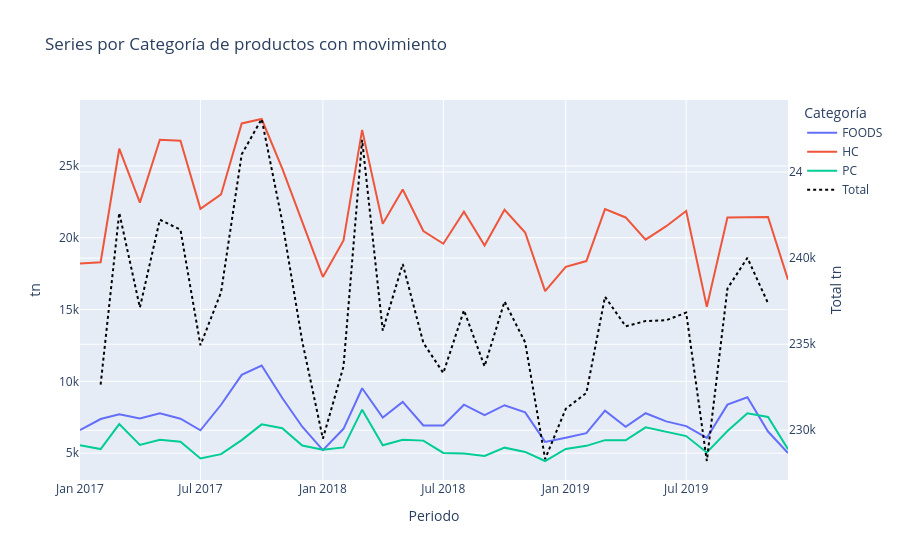

The notebook cell this image was saved under:
### Code cell
fig = px.line(cat_series_mov, x="periodo_dt", y=cat_series_mov.columns[1:-2], labels={"value": "tn", "variable": "Categoría"}, title="Series por Categoría de productos con movimiento")
fig.update_layout(
  yaxis_title="tn",
  xaxis_title="Periodo",
  yaxis2=dict(
    title="Total tn",
    overlaying="y",
    side="right"
  )
)
fig.add_scatter(
  x=cat_series_mov["periodo_dt"],
  y=cat_series_mov["total"],
  mode="lines",
  name="Total",
  yaxis="y2",
  line=dict(color="black", dash="dot")
)
fig.show()

### Figure 1 — Plotly figure (JSON) as saved in the notebook; plotly's stock layout.template omitted (floating-point values rounded to 4 significant figures)
{"data": [{"hovertemplate": "Categoría=FOODS<br>periodo_dt=%{x}<br>tn=%{y}<extra></extra>", "legendgroup": "FOODS", "line": {"color": "#636efa", "dash": "solid"}, "marker": {"symbol": "circle"}, "mode": "lines", "name": "FOODS", "orientation": "v", "showlegend": true, "type": "scatter", "x": ["2017-01-01", "2017-02-01", "2017-03-01", "2017-04-01", "2017-05-01", "2017-06-01", "2017-07-01", "2017-08-01", "2017-09-01", "2017-10-01", "2017-11-01", "2017-12-01", "2018-01-01", "2018-02-01", "2018-03-01", "2018-04-01", "2018-05-01", "2018-06-01", "2018-07-01", "2018-08-01", "2018-09-01", "2018-10-01", "2018-11-01", "2018-12-01", "2019-01-01", "2019-02-01", "2019-03-01", "2019-04-01", "2019-05-01", "2019-06-01", "2019-07-01", "2019-08-01", "2019-09-01", "2019-10-01", "2019-11-01", "2019-12-01"], "xaxis": "x", "y": [6609.0, 7377.0, 7708.0, 7416.0, 7768.0, 7395.0, 6591.0, 8368.0, 10450.0, 11100.0, 8839.0, 6838.0, 5212.0, 6692.0, 9521.0, 7473.0, 8565.0, 6930.0, 6924.0, 8371.0, 7642.0, 8337.0, 7841.0, 5780.0, 6076.0, 6387.0, 7954.0, 6835.0, 7778.0, 7210.0, 6884.0, 6063.0, 8375.0, 8894.0, 6503.0, 5003.0], "yaxis": "y"}, {"hovertemplate": "Categoría=HC<br>periodo_dt=%{x}<br>tn=%{y}<extra></extra>", "legendgroup": "HC", "line": {"color": "#EF553B", "dash": "solid"}, "marker": {"symbol": "circle"}, "mode": "lines", "name": "HC", "orientation": "v", "showlegend": true, "type": "scatter", "x": ["2017-01-01", "2017-02-01", "2017-03-01", "2017-04-01", "2017-05-01", "2017-06-01", "2017-07-01", "2017-08-01", "2017-09-01", "2017-10-01", "2017-11-01", "2017-12-01", "2018-01-01", "2018-02-01", "2018-03-01", "2018-04-01", "2018-05-01", "2018-06-01", "2018-07-01", "2018-08-01", "2018-09-01", "2018-10-01", "2018-11-01", "2018-12-01", "2019-01-01", "2019-02-01", "2019-03-01", "2019-04-01", "2019-05-01", "2019-06-01", "2019-07-01", "2019-08-01", "2019-09-01", "2019-10-01", "2019-11-01", "2019-12-01"], "xaxis": "x", "y": [18220.0, 18300.0, 26200.0, 22440.0, 26830.0, 26760.0, 22020.0, 23020.0, 27960.0, 28270.0, 24820.0, 21080.0, 17270.0, 19810.0, 27520.0, 20970.0, 23360.0, 20470.0, 19580.0, 21820.0, 19460.0, 21950.0, 20370.0, 16280.0, 17970.0, 18380.0, 22000.0, 21410.0, 19860.0, 20810.0, 21860.0, 15200.0, 21420.0, 21430.0, 21450.0, 17080.0], "yaxis": "y"}, {"hovertemplate": "Categoría=PC<br>periodo_dt=%{x}<br>tn=%{y}<extra></extra>", "legendgroup": "PC", "line": {"color": "#00cc96", "dash": "solid"}, "marker": {"symbol": "circle"}, "mode": "lines", "name": "PC", "orientation": "v", "showlegend": true, "type": "scatter", "x": ["2017-01-01", "2017-02-01", "2017-03-01", "2017-04-01", "2017-05-01", "2017-06-01", "2017-07-01", "2017-08-01", "2017-09-01", "2017-10-01", "2017-11-01", "2017-12-01", "2018-01-01", "2018-02-01", "2018-03-01", "2018-04-01", "2018-05-01", "2018-06-01", "2018-07-01", "2018-08-01", "2018-09-01", "2018-10-01", "2018-11-01", "2018-12-01", "2019-01-01", "2019-02-01", "2019-03-01", "2019-04-01", "2019-05-01", "2019-06-01", "2019-07-01", "2019-08-01", "2019-09-01", "2019-10-01", "2019-11-01", "2019-12-01"], "xaxis": "x", "y": [5549.0, 5280.0, 7024.0, 5569.0, 5933.0, 5788.0, 4627.0, 4928.0, 5906.0, 7002.0, 6738.0, 5534.0, 5232.0, 5400.0, 8027.0, 5546.0, 5928.0, 5871.0, 5011.0, 4973.0, 4801.0, 5381.0, 5083.0, 4451.0, 5295.0, 5506.0, 5903.0, 5892.0, 6798.0, 6470.0, 6186.0, 5045.0, 6536.0, 7779.0, 7521.0, 5278.0], "yaxis": "y"}, {"line": {"color": "black", "dash": "dot"}, "mode": "lines", "name": "Total", "type": "scatter", "x": ["2017-01-01", "2017-02-01", "2017-03-01", "2017-04-01", "2017-05-01", "2017-06-01", "2017-07-01", "2017-08-01", "2017-09-01", "2017-10-01", "2017-11-01", "2017-12-01", "2018-01-01", "2018-02-01", "2018-03-01", "2018-04-01", "2018-05-01", "2018-06-01", "2018-07-01", "2018-08-01", "2018-09-01", "2018-10-01", "2018-11-01", "2018-12-01", "2019-01-01", "2019-02-01", "2019-03-01", "2019-04-01", "2019-05-01", "2019-06-01", "2019-07-01", "2019-08-01", "2019-09-01", "2019-10-01", "2019-11-01", "2019-12-01"], "y": [null, 232700.0, 242600.0, 237100.0, 242200.0, 241700.0, 234900.0, 238000.0, 246000.0, 248100.0, 242100.0, 235200.0, 229500.0, 233700.0, 246900.0, 235800.0, 239700.0, 235100.0, 233300.0, 237000.0, 233700.0, 237500.0, 235100.0, 228300.0, 231200.0, 232200.0, 237800.0, 236000.0, 236300.0, 236400.0, 236800.0, 228200.0, 238200.0, 240000.0, 237400.0, null], "yaxis": "y2"}], "layout": {"legend": {"title": {"text": "Categoría"}, "tracegroupgap": 0}, "title": {"text": "Series por Categoría de productos con movimiento"}, "xaxis": {"anchor": "y", "domain": [0, 1], "title": {"text": "Periodo"}}, "yaxis": {"anchor": "x", "domain": [0, 1], "title": {"text": "tn"}}, "yaxis2": {"overlaying": "y", "side": "right", "title": {"text": "Total tn"}}}}
